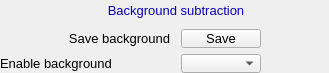
    <widget class="PyDMFrame" name="composite_12">
      <property name="geometry">
        <rect>
          <x>401</x>
          <y>42</y>
          <width>329</width>
          <height>73</height>
        </rect>
      </property>
      <widget class="QLabel" name="text_46">
        <property name="geometry">
          <rect>
            <x>20</x>
            <y>28</y>
            <width>150</width>
            <height>20</height>
          </rect>
        </property>
        <property name="text">
          <string>Save background</string>
        </property>
        <property name="font" stdset="0">
          <font>
            <pointsize>10</pointsize>
          </font>
        </property>
        <property name="brush" stdset="0">
          <brush brushstyle="SolidPattern">
            <color alpha="255">
              <red>0</red>
              <green>0</green>
              <blue>0</blue>
            </color>
          </brush>
        </property>
        <property name="toolTip">
          <string>text_46</string>
        </property>
        <property name="alignment">
          <set>Qt::AlignRight|Qt::AlignTrailing|Qt::AlignVCenter</set>
        </property>
        <property name="styleSheet">
          <string notr="true">QLabel#text_46 {
  color: rgb(0, 0, 0);
  }</string>
        </property>
      </widget>
      <widget class="PyDMLabel" name="text_update_26">
        <property name="geometry">
          <rect>
            <x>267</x>
            <y>29</y>
            <width>62</width>
            <height>18</height>
          </rect>
        </property>
        <property name="toolTip">
          <string>PV: ${prefix}ValidBackground_RBV</string>
        </property>
        <property name="channel" stdset="0">
          <string>ca://${prefix}ValidBackground_RBV</string>
        </property>
        <property name="font" stdset="0">
          <font>
            <pointsize>10</pointsize>
          </font>
        </property>
        <property name="alignment">
          <set>Qt::AlignLeading|Qt::AlignLeft|Qt::AlignVCenter</set>
        </property>
        <property name="textInteractionFlags">
          <set>Qt::TextSelectableByKeyboard|Qt::TextSelectableByMouse</set>
        </property>
        <property name="styleSheet">
          <string notr="true">PyDMLabel#text_update_26 {
  color: rgb(10, 0, 184);
  background-color: rgb(187, 187, 187);
  }</string>
        </property>
      </widget>
      <widget class="QLabel" name="text_47">
        <property name="geometry">
          <rect>
            <x>0</x>
            <y>53</y>
            <width>170</width>
            <height>20</height>
          </rect>
        </property>
        <property name="text">
          <string>Enable background</string>
        </property>
        <property name="font" stdset="0">
          <font>
            <pointsize>10</pointsize>
          </font>
        </property>
        <property name="brush" stdset="0">
          <brush brushstyle="SolidPattern">
            <color alpha="255">
              <red>0</red>
              <green>0</green>
              <blue>0</blue>
            </color>
          </brush>
        </property>
        <property name="toolTip">
          <string>text_47</string>
        </property>
        <property name="alignment">
          <set>Qt::AlignLeading|Qt::AlignLeft|Qt::AlignVCenter</set>
        </property>
        <property name="styleSheet">
          <string notr="true">QLabel#text_47 {
  color: rgb(0, 0, 0);
  }</string>
        </property>
      </widget>
      <widget class="PyDMLabel" name="text_update_27">
        <property name="geometry">
          <rect>
            <x>267</x>
            <y>54</y>
            <width>62</width>
            <height>18</height>
          </rect>
        </property>
        <property name="toolTip">
          <string>PV: ${prefix}EnableBackground_RBV</string>
        </property>
        <property name="channel" stdset="0">
          <string>ca://${prefix}EnableBackground_RBV</string>
        </property>
        <property name="font" stdset="0">
          <font>
            <pointsize>10</pointsize>
          </font>
        </property>
        <property name="alignment">
          <set>Qt::AlignCenter</set>
        </property>
        <property name="textInteractionFlags">
          <set>Qt::TextSelectableByKeyboard|Qt::TextSelectableByMouse</set>
        </property>
        <property name="styleSheet">
          <string notr="true">PyDMLabel#text_update_27 {
  color: rgb(10, 0, 184);
  background-color: rgb(70, 70, 70);
  }</string>
        </property>
      </widget>
      <widget class="PyDMPushButton" name="message_button_2">
        <property name="geometry">
          <rect>
            <x>181</x>
            <y>29</y>
            <width>80</width>
            <height>19</height>
          </rect>
        </property>
        <property name="text">
          <string>Save</string>
        </property>
        <property name="font" stdset="0">
          <font>
            <pointsize>10</pointsize>
          </font>
        </property>
        <property name="toolTip">
          <string>${prefix}SaveBackground</string>
        </property>
        <property name="channel" stdset="0">
          <string>ca://${prefix}SaveBackground</string>
        </property>
        <property name="pressValue" stdset="0">
          <string>1</string>
        </property>
        <property name="styleSheet">
          <string notr="true">PyDMPushButton#message_button_2 {
  color: rgb(0, 0, 0);
  background-color: rgb(115, 223, 255);
  }</string>
        </property>
      </widget>
      <widget class="PyDMEnumComboBox" name="menu_8">
        <property name="geometry">
          <rect>
            <x>181</x>
            <y>54</y>
            <width>80</width>
            <height>19</height>
          </rect>
        </property>
        <property name="toolTip">
          <string>${prefix}EnableBackground</string>
        </property>
        <property name="channel" stdset="0">
          <string>ca://${prefix}EnableBackground</string>
        </property>
        <property name="font" stdset="0">
          <font>
            <pointsize>10</pointsize>
          </font>
        </property>
        <property name="styleSheet">
          <string notr="true">PyDMEnumComboBox#menu_8 {
  color: rgb(0, 0, 0);
  background-color: rgb(115, 223, 255);
  }</string>
        </property>
      </widget>
      <widget class="PyDMDrawingRectangle" name="rectangle_8">
        <property name="geometry">
          <rect>
            <x>36</x>
            <y>0</y>
            <width>280</width>
            <height>21</height>
          </rect>
        </property>
        <property name="brush" stdset="0">
          <brush brushstyle="SolidPattern">
            <color alpha="255">
              <red>218</red>
              <green>218</green>
              <blue>218</blue>
            </color>
          </brush>
        </property>
        <property name="penStyle" stdset="0">
          <enum>Qt::SolidLine</enum>
        </property>
        <property name="penColor" stdset="0">
          <color>
            <red>218</red>
            <green>218</green>
            <blue>218</blue>
          </color>
        </property>
        <property name="penWidth" stdset="0">
          <double>0</double>
        </property>
        <property name="penCapStyle" stdset="0">
          <enum>Qt::FlatCap</enum>
        </property>
        <property name="toolTip">
          <string>rectangle_8</string>
        </property>
      </widget>
      <widget class="QLabel" name="text_48">
        <property name="geometry">
          <rect>
            <x>41</x>
            <y>0</y>
            <width>270</width>
            <height>20</height>
          </rect>
        </property>
        <property name="text">
          <string>Background subtraction</string>
        </property>
        <property name="font" stdset="0">
          <font>
            <pointsize>10</pointsize>
          </font>
        </property>
        <property name="brush" stdset="0">
          <brush brushstyle="SolidPattern">
            <color alpha="255">
              <red>10</red>
              <green>0</green>
              <blue>184</blue>
            </color>
          </brush>
        </property>
        <property name="toolTip">
          <string>text_48</string>
        </property>
        <property name="alignment">
          <set>Qt::AlignCenter</set>
        </property>
        <property name="styleSheet">
          <string notr="true">QLabel#text_48 {
  color: rgb(10, 0, 184);
  }</string>
        </property>
      </widget>
    </widget>
